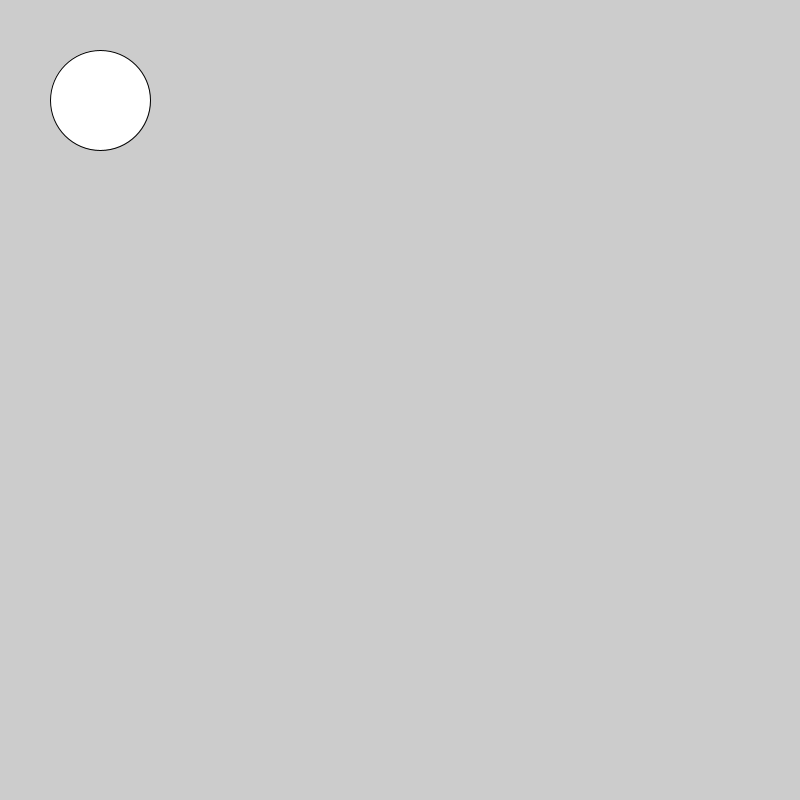
Frame 1 (no input)
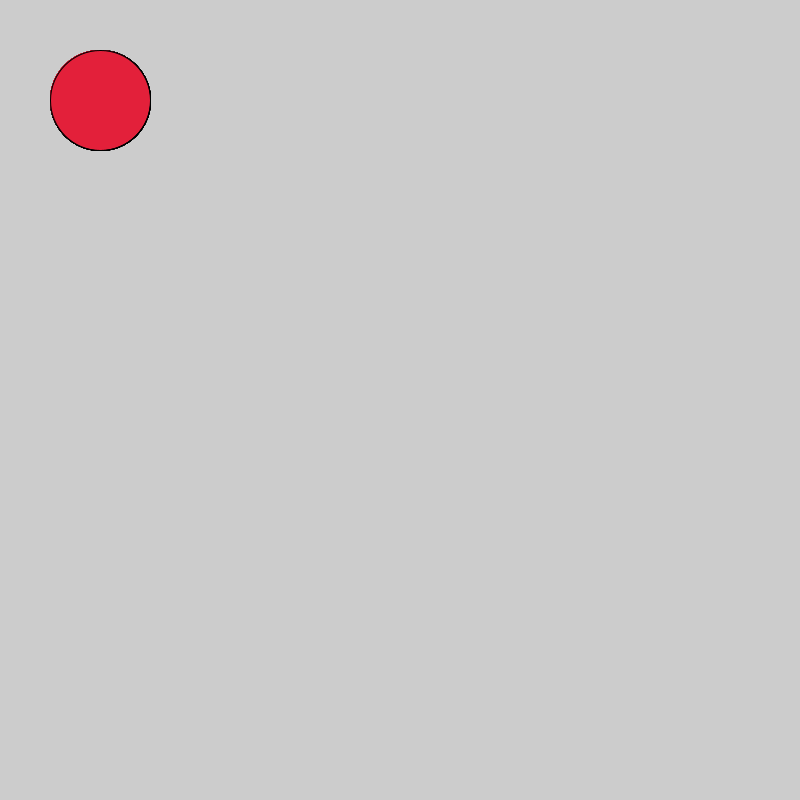
Frame 60 (the mouse pressed at the canvas centre just before this capture)
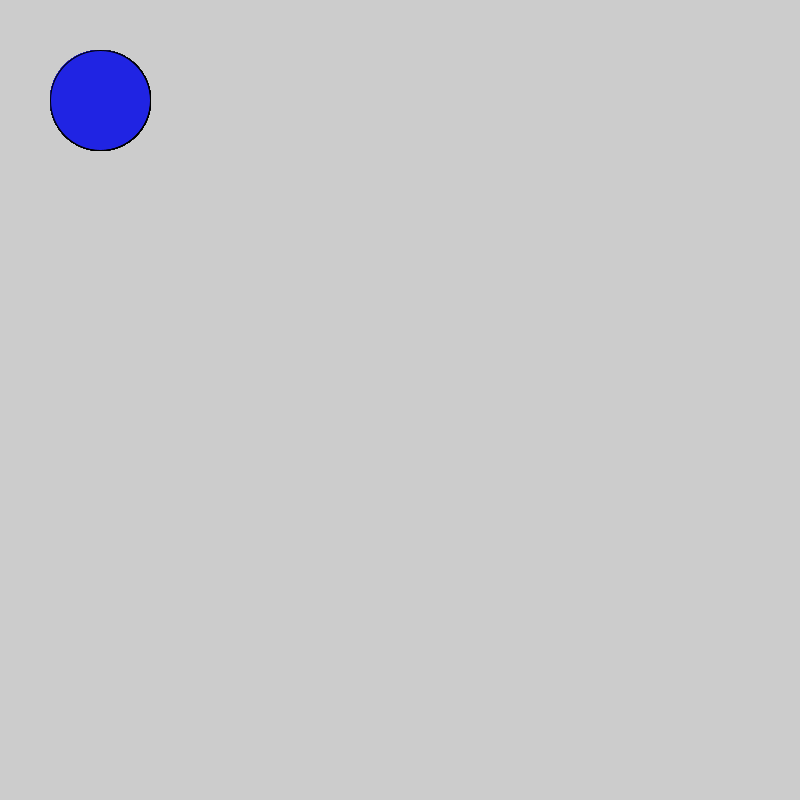
Frame 120 (the mouse held since frame 60 and released just before this capture)

The Processing sketch that drew these frames (run headless with seeded random() and noise(); from frame 60 on, the mouse is pressed at the canvas centre):

// Processing sketch: robot_jar
// ── robot_jar.pde
void setup() {
  size(800, 800);
}
void draw() {

  ellipse(100, 100, 100, 100);
  if (mousePressed) {
    fill(#2024E3);
  }else{
  fill(#E3203A);}
}
